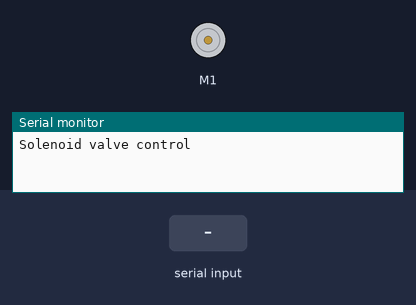
Recording of a sketch running on a simulated Arduino Uno, built with avr-gcc and run on an emulated ATmega328P. Parts: DC motor (green arrow = forward, orange = backward, longer = faster), the last lines printed to the serial monitor. The inputs (shaded band) are chosen by the test bench.

Above: at 1.2 s.
1.3 s: "90,45\n" received over Serial
At 1.5 s:
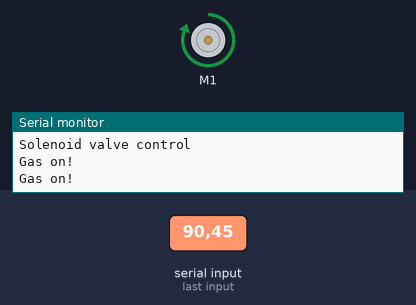
Timing chart, 0 to 4.3 s (numbered marks = the images above; inputs shaded):
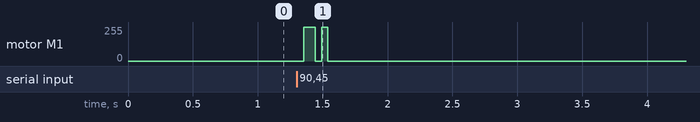

Measured:
- after the input at 1.3 s, motor M1: stopped → forward 255/255 after 0.05 s, → stopped 0.09 s later

The sketch:

TensionMeasurement.ino
```cpp
/*
This sketch has been modified for use with the adafruit V2 motor shield
to be used as a controller for a solenoid valve dispensing gas in short bursts

The Arduino waits for the character 'g' to be sent over the serial port
and then opens the valve for a short period
*/

#include <Wire.h>
#include <Adafruit_MotorShield.h>
#include "utility/Adafruit_MS_PWMServoDriver.h"

// Create the motor shield object with the default I2C address
Adafruit_MotorShield AFMS = Adafruit_MotorShield();

// We are connected to M1
Adafruit_DCMotor *myMotor = AFMS.getMotor(1);
// Could also connect to e.g. port M2
//Adafruit_DCMotor *myOtherMotor = AFMS.getMotor(2);

void setup() {
  Serial.begin(9600);           // set up Serial library at 9600 bps
  Serial.println("Solenoid valve control");

  AFMS.begin();  // create with the default frequency 1.6KHz
  //AFMS.begin(1000);  // OR with a different frequency, say 1KHz

  // Set the speed to start, from 0 (off) to 255 (max speed)
  // In our case the direction sets the polarity (we want 'forward')
  // and start with the voltage off (speed == 0)
  myMotor->setSpeed(0);
  myMotor->run(FORWARD);
  // turn on motor
  myMotor->run(RELEASE);
}

void loop() {

  // Wait for serial input (stay in while loop unitl there is something in the serial buffer)
  // Note that a new line character will be taken as input (can give double firing)
  // Expect an integer value to be passed (e.g. echo '20' > /dev/ttyACM0)
  while(Serial.available() == 0) { }  //
  int time = Serial.parseInt();


  delay(50);


  // Now open the valve
  if (time>0){

    Serial.print("Gas on!\n");
    myMotor->run(FORWARD)
    ;

    myMotor->setSpeed(255);


    delay(time);  // Wait so many ms

    myMotor->setSpeed(0);    // and close the valve again


  }

}
```
